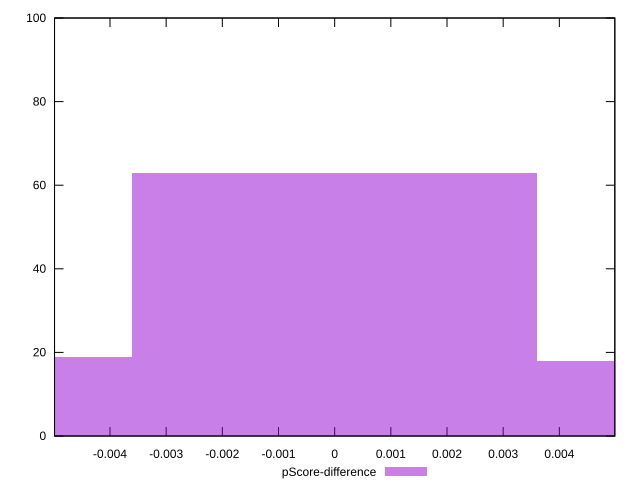

Source code (gnuplot):
reset

$pScoreDifference <<EOF
0 63
0.007205378221894582 18
-0.007205378221894582 19
EOF

set key outside below
set boxwidth 0.007205378221894582
set xrange [-0.004987185107427461:0.004987432920004586]
set yrange [0:100]
set trange [0:100]
set style fill transparent solid 0.5 noborder
set terminal svg size 640, 490 enhanced background rgb 'white'
set output "report_00025_2021-02-22T21:38:55.199Z/speed-index/samples/pages+cached+noadtech+nomedia/pScore-difference/histogram.svg"

plot $pScoreDifference title "pScore-difference" with boxes

reset
